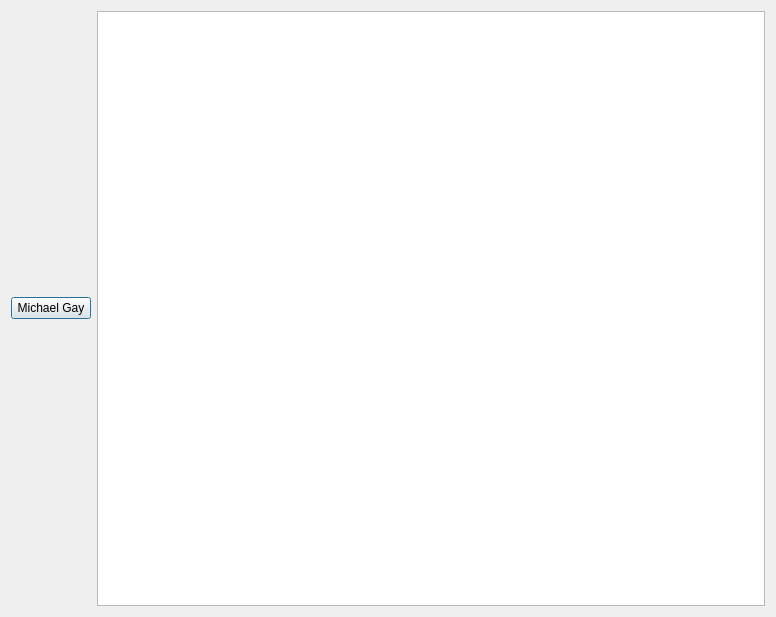
<?xml version="1.0" encoding="UTF-8"?>
<ui version="4.0">
 <class>Dialog</class>
 <widget class="QDialog" name="Dialog">
  <property name="geometry">
   <rect>
    <x>0</x>
    <y>0</y>
    <width>776</width>
    <height>617</height>
   </rect>
  </property>
  <property name="windowTitle">
   <string>Dialog</string>
  </property>
  <layout class="QGridLayout" name="gridLayout">
   <item row="0" column="0">
    <widget class="QPushButton" name="pushButton">
     <property name="text">
      <string>Michael Gay</string>
     </property>
    </widget>
   </item>
   <item row="0" column="1">
    <widget class="QPlainTextEdit" name="plainTextEdit"/>
   </item>
  </layout>
 </widget>
 <resources/>
 <connections/>
</ui>
